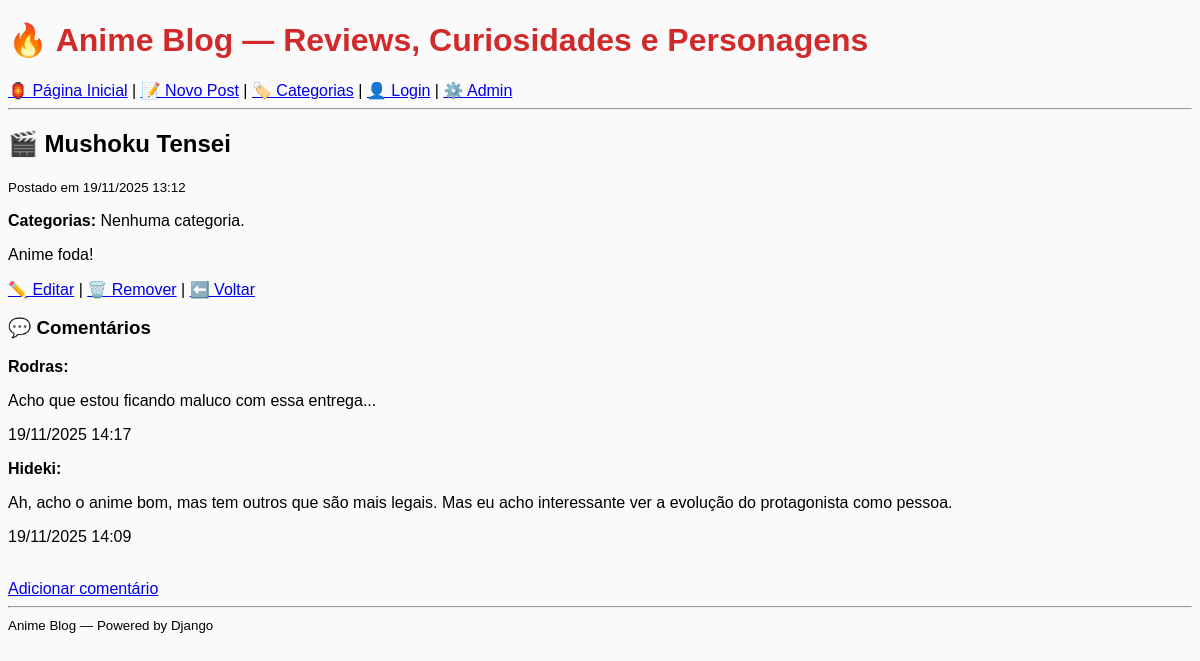
The app's page /2/, older data.
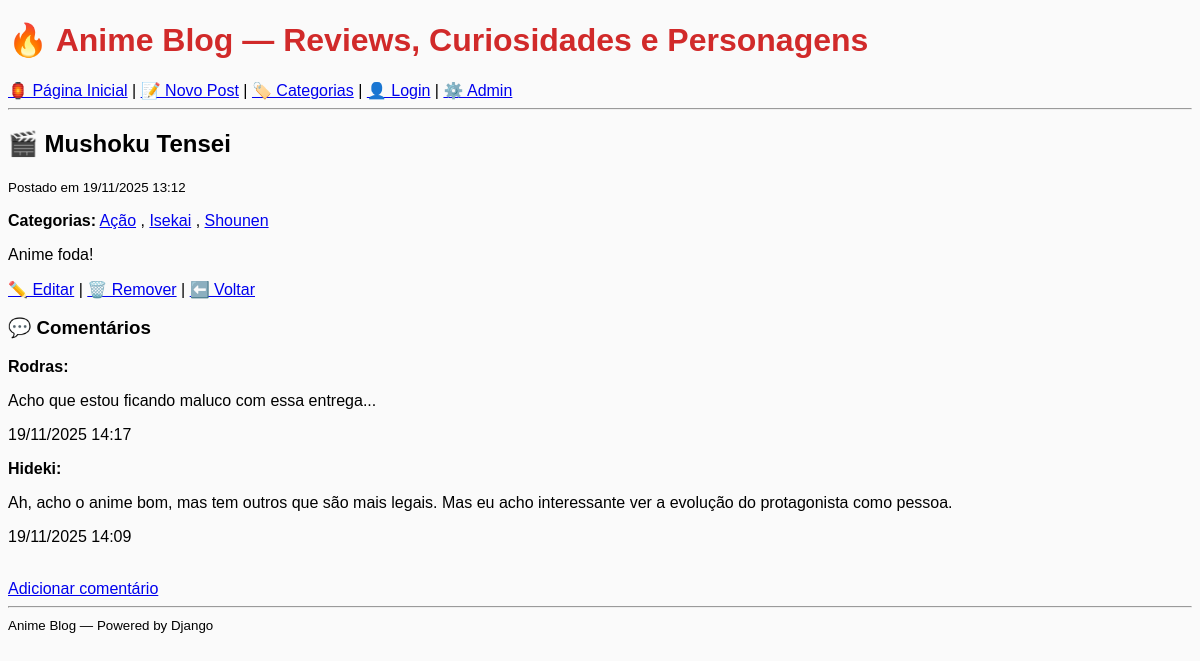
The same page, newer data.
### posts/models.py (models this page shows, shortened)
class Comment(models.Model):
    post = models.ForeignKey('Post', on_delete=models.CASCADE, related_name='comments')
    author = models.ForeignKey(User, on_delete=models.CASCADE)
    text = models.TextField()
    date_posted = models.DateTimeField(auto_now_add=True)

class Category(models.Model):
    name = models.CharField(max_length=100, unique=True)
    description = models.TextField(blank=True)
    class Meta:
        ordering = ['name']

### posts/views.py (the view)
# urls.py: path('<int:pk>/', PostDetailView.as_view(), name='post_detail'),
class PostDetailView(DetailView):
    model = Post
    template_name = "post_detail.html"
    context_object_name = "post"
    def get_context_data(self, **kwargs):
        context = super().get_context_data(**kwargs)
        context["comments"] = self.object.comments.order_by("-date_posted")
        return context

### templates/post_detail.html (shortened to what this page needs)
{% extends "base.html" %}
{% block content %}
  <article>
    <h2>🎬 {{ post.title }}</h2>
    <p><small>Postado em {{ post.posted_at|date:"d/m/Y H:i" }}</small></p>
    <p><strong>Categorias:</strong>
      {% for category in post.categories.all %}
        <a href="{% url 'category_detail' category.pk %}">{{ category.name }}</a>
        {% if not forloop.last %}, {% endif %}
      {% empty %}
        Nenhuma categoria.
      {% endfor %}
    </p>
    <div>
      {{ post.content|safe }}
    </div>
    <p>
      <a href="{% url 'post_update' post.pk %}">✏️ Editar</a> |
      <a href="{% url 'post_delete' post.pk %}">🗑️ Remover</a> |
      <a href="{% url 'post_list' %}">⬅️ Voltar</a>
    </p>
  </article>
<h3>💬 Comentários</h3>
{% for comment in comments %}
    <div class="post">
        <p><strong>{{ comment.author }}:</strong></p>
        <p>{{ comment.text }}</p>
        <p class="data">{{ comment.date_posted|date:"d/m/Y H:i" }}</p>
    </div>
{% empty %}
    <p>Não há comentários ainda.</p>
{% endfor %}
<br>
<a class="btn" href="{% url 'add_comment' post.pk %}">Adicionar comentário</a>
{% endblock %}

Row changes from the older to the newer data that the page shows:
added Category: name "Ação"
added Category: name "Isekai"
added Category: name "Shounen"
Text that changed along with them:
text no longer shown: "Nenhuma categoria."
